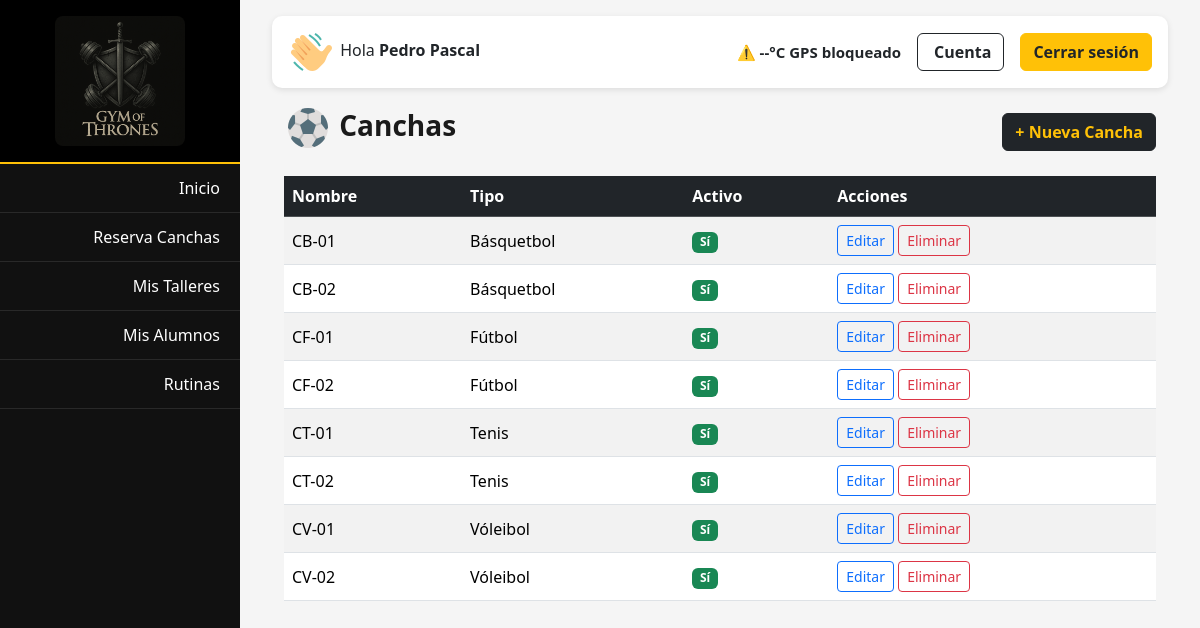
Screenshot of /canchas/ (signed in) with the database file from the repository.
### apps/users/models.py (models this page shows, shortened)
class Usuario(AbstractBaseUser, PermissionsMixin):
    ROLES = [
        ('superadmin', 'Super Administrador'),
        ('admin', 'Administrador'),
        ('profesor', 'Profesor'),
        ('socio', 'Socio'),
    ]
    ESPECIALIDAD_CHOICES = [
        ('zumba', 'Zumba'),
        ('spinning', 'Spinning'),
        ('pilates', 'Pilates'),
        ('yoga', 'Yoga'),
        ('pesas', 'Pesas / Musculación'),
        ('cardio', 'Cardio / Resistencia'),
        ('funcional', 'Entrenamiento Funcional'),
        ('no_aplica', 'No aplica'),
    ]
    rut = models.CharField(max_length=12, unique=True)
    nombre = models.CharField(max_length=50)
    apellido = models.CharField(max_length=50)
    correo = models.EmailField(unique=True)
    rol = models.CharField(max_length=15, choices=ROLES, default='socio')
    especialidad = models.CharField(
        max_length=30,
        choices=ESPECIALIDAD_CHOICES,
        default='no_aplica',
        blank=True,
        null=True,
        help_text="Área de especialización del profesor"
    )
    is_active = models.BooleanField(default=True)
    is_staff = models.BooleanField(default=False)
    fecha_creacion = models.DateTimeField(default=timezone.now)
    objects = UsuarioManager()
    USERNAME_FIELD = 'rut'
    REQUIRED_FIELDS = ['nombre', 'apellido', 'correo']

### apps/canchas/models.py (models this page shows, shortened)
class Cancha(models.Model):
    TIPO = (
        ('basket', 'Básquetbol'),
        ('volley', 'Vóleibol'),
        ('futbol', 'Fútbol'),
        ('tenis', 'Tenis'),
    )
    nombre = models.CharField(max_length=100, unique=True)
    tipo = models.CharField(max_length=20, choices=TIPO, default='futbol')
    activo = models.BooleanField(default=True)
    class Meta:
        ordering = ['nombre']
        verbose_name = "Cancha"
        verbose_name_plural = "Canchas"

### apps/canchas/views.py (the view)
# urls.py: path('', views.canchas_list, name='canchas_list'),
@login_required
@user_passes_test(es_admin_superadmin_profesor)
def canchas_list(request):
    canchas = Cancha.objects.all()
    return render(request, 'canchas/canchas_list.html', {'canchas': canchas})

### apps/canchas/views.py (called while the page is built)
def es_admin_superadmin_profesor(user):
    return user.is_authenticated and getattr(user, 'rol', None) in ['admin', 'superadmin', 'profesor']

### templates/canchas/canchas_list.html (shortened to what this page needs)
{% extends 'core/base_dashboard.html' %}
{% load static %}
{% block content %}
<div class="container mt-3">
<div class="d-flex justify-content-between align-items-center mb-3">
<h3 class="fw-bold"><img src="{% static 'img/pelota.png' %}" alt="icono canchas"> Canchas</h3>
<a href="{% url 'cancha_crear' %}" class="btn btn-dark text-warning fw-bold">+ Nueva Cancha</a>
</div>
  <div class="table-responsive">
    <table class="table table-striped align-middle">
      <thead class="table-dark">
        <tr>
          <th>Nombre</th>
          <th>Tipo</th>
          <th>Activo</th>
          <th>Acciones</th>
        </tr>
      </thead>
      <tbody>
        {% for cancha in canchas %}
        <tr>
          <td>{{ cancha.nombre }}</td>
          <td>{{ cancha.get_tipo_display }}</td>
          <td>
            {% if cancha.activo %}
              <span class="badge bg-success">Sí</span>
            {% else %}
              <span class="badge bg-secondary">No</span>
            {% endif %}
          </td>
          <td>
            <a href="{% url 'cancha_editar' cancha.id %}" class="btn btn-sm btn-outline-primary">Editar</a>
            <button class="btn btn-sm btn-outline-danger btn-delete" data-id="{{ cancha.id }}" data-nombre="{{ cancha.nombre }}">Eliminar</button>
          </td>
        </tr>
        {% empty %}
        <tr>
          <td colspan="4" class="text-center text-muted">No hay canchas registradas.</td>
        </tr>
        {% endfor %}
      </tbody>
    </table>
  </div>
</div>
{% endblock %}

### templates/core/base_dashboard.html (shortened to what this page needs)
{% load static %}
<!DOCTYPE html>
<html lang="es">
<head>
  <link href="https://cdn.jsdelivr.net/npm/bootstrap@5.3.3/dist/css/bootstrap.min.css" rel="stylesheet">
  <link rel="stylesheet" href="{% static 'css/core/base_dashboard.css' %}">
</head>
<body>
  <div class="sidebar" id="sidebar">
    <div class="logo">
      <img src="{% static 'img/logo2.png' %}" alt="GymOfThrones Logo">
    </div>
    <ul>
      {% if request.user.rol == 'superadmin' %}
        <li><a href="{% url 'dashboard_superadmin' %}"><i class="ph ph-house"></i><span>Inicio</span></a></li>
        <li><a href="{% url 'lista_usuarios' %}"><i class="ph ph-user"></i><span>Usuarios</span></a></li>
        <li><a href="{% url 'lista_socios' %}"><i class="ph ph-users"></i><span>Socios</span></a></li>
        <li><a href="{% url 'lista_planes' %}"><i class="ph ph-clipboard-text"></i><span>Planes</span></a></li>
        <li><a href="{% url 'canchas_list' %}"><i class="ph ph-soccer-ball"></i><span>Canchas</span></a></li>
        <li><a href="{% url 'lista_pagos' %}"><i class="ph ph-credit-card"></i><span>Pagos</span></a></li>
        <li>
          <a href="javascript:void(0)" id="toggleReservas">
            <div><i class="ph ph-calendar"></i><span>Reservas</span></div>
            <i class="ph ph-caret-right arrow"></i>
          </a>
          <div class="submenu" id="submenuReservas">
            <a href="{% url 'calendario_canchas' %}"><i class="ph ph-soccer-ball"></i> Canchas</a>
            <a href="{% url 'calendario_talleres' %}"><i class="ph ph-person-simple-walk"></i> Talleres</a>
          </div>
        </li>
        <li><a href="{% url 'dashboard_reportes' %}"><i class="ph ph-chart-line"></i><span>Reportes</span></a></li>
      {% elif request.user.rol == 'profesor' %}
        <li><a href="{% url 'dashboard_profesor' %}"><span>Inicio</span></a></li>
        <li><a href="{% url 'calendario_canchas' %}">Reserva Canchas</a></li>
        <li><a href="{% url 'calendario_talleres' %}"><span>Mis Talleres</span></a></li>
        <li><a href="{% url 'mis_alumnos' %}"><span>Mis Alumnos</span></a></li>
        <li><a href="{% url 'lista_rutinas' %}"><span>Rutinas</span></a></li>
      {% endif %}
    </ul>
  </div>
  <div class="main-content">
    <div class="topbar d-flex justify-content-between align-items-center">
      <div class="user-info">
        <span>
          <img src="{% static 'img/mano.png' %}" alt="icono saludo">
          Hola <strong>{{ request.user.nombre }} {{ request.user.apellido|default_if_none:"" }}</strong>
        </span>
      </div>
      <div class="d-flex align-items-center gap-3">
        <div id="weather-box" class="d-flex align-items-center gap-1 text-dark fw-semibold"
              style="font-size:15px;">
            <span id="weather-icon">⏳</span>
            <span id="weather-temp">--°C</span>
            <span id="weather-location">Cargando...</span>
        </div>
        <a href="{% url 'perfil_usuario' %}" class="btn btn-outline-dark d-flex align-items-center gap-1 fw-semibold">
           Cuenta
        </a>
        <a href="{% url 'logout' %}" class="btn btn-warning fw-bold text-dark">
          Cerrar sesión
        </a>
      </div>
    </div>
    {% block content %}{% endblock %}
  </div>
</body>
</html>

### static/css/core/base_dashboard.css (style rules this page uses)
:root { --amarillo: #ffc107; --negro: #111; --gris: #f5f5f5; }
body { background-color: var(--gris); font-family: 'Segoe UI', sans-serif; display: flex; min-height: 100vh; overflow-x: hidden; }
.sidebar { width: 240px; background-color: var(--negro); color: white; flex-shrink: 0; transition: all 0.3s ease; }
.sidebar .logo { padding: 1rem; text-align: center; background-color: #000; border-bottom: 2px solid var(--amarillo); }
.sidebar .logo img { width: 130px; height: auto; border-radius: 8px; }
.sidebar ul { list-style: none; padding: 0; margin: 0; }
.sidebar ul li { border-bottom: 1px solid rgba(255,255,255,0.1); }
.sidebar ul li a { display: flex; align-items: center; justify-content: space-between; padding: 12px 20px; color: white; text-decoration: none; transition: background 0.2s; }
.main-content { flex: 1; padding: 1rem 2rem 2rem 2rem; background-color: var(--gris); }
.topbar { display: flex; justify-content: space-between; align-items: center; background-color: white; padding: 0.75rem 1rem; border-radius: 10px; box-shadow: 0 2px 6px rgba(0,0,0,0.1); margin-bottom: 1rem; }
.user-info { display: flex; align-items: center; gap: 10px; }
.user-info span { font-weight: 500; }
.main-content .container { margin-top: 0 !important; padding-top: 0 !important; }
.card, table { border-radius: 8px; }
h3, h2 { color: #1a1a1a; }

### rows the page displays
Usuario: user.nombre "Pedro", user.apellido "Pascal"
Cancha: nombre "CB-01", tipo "Básquetbol", activo "Sí"
Cancha: nombre "CB-02", tipo "Básquetbol", activo "Sí"
Cancha: nombre "CF-01", tipo "Fútbol", activo "Sí"
Cancha: nombre "CF-02", tipo "Fútbol", activo "Sí"
Cancha: nombre "CT-01", tipo "Tenis", activo "Sí"
Cancha: nombre "CT-02", tipo "Tenis", activo "Sí"
Cancha: nombre "CV-01", tipo "Vóleibol", activo "Sí"
Cancha: nombre "CV-02", tipo "Vóleibol", activo "Sí"
